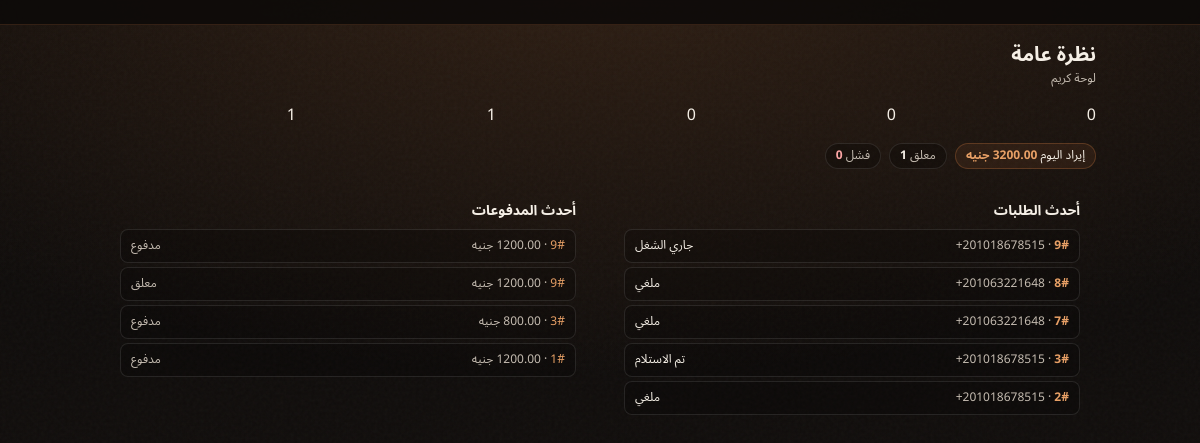
The page /k/ (signed in) on the database as committed earlier.
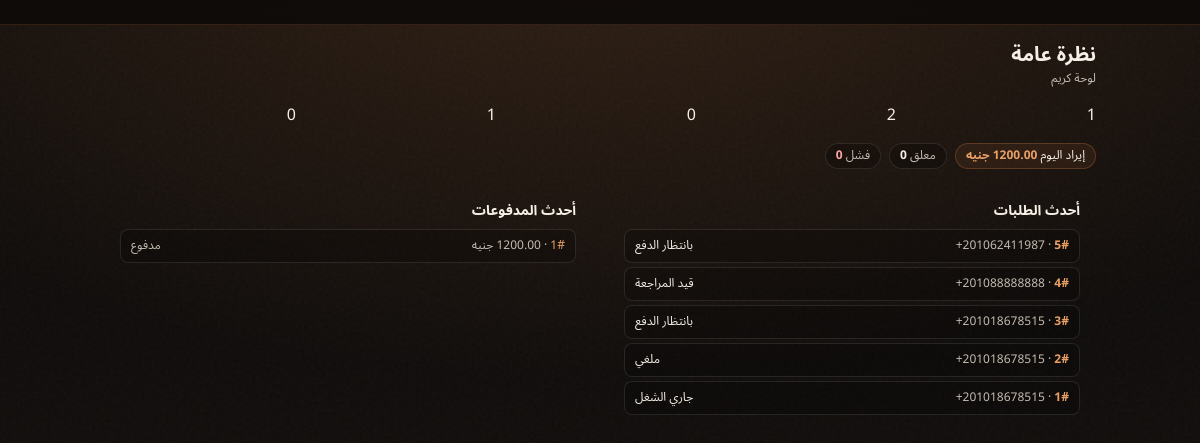
The same page on the database as committed later.
### jobs/models.py (models this page shows, shortened)
class Order(models.Model):
    class Status(models.TextChoices):
        PENDING_REVIEW = 'pending_review', _('Pending review')
        QUOTED = 'quoted', _('Quoted')
        PAID = 'paid', _('Paid')
        IN_PROGRESS = 'in_progress', _('In progress')
        READY_FOR_PICKUP = 'ready_for_pickup', _('Ready for pickup')
        COMPLETED = 'completed', _('Completed')
        CANCELLED = 'cancelled', _('Cancelled')
    status = models.CharField(
        max_length=20,
        choices=Status.choices,
        default=Status.PENDING_REVIEW,
        db_index=True,
    )
    customer = models.ForeignKey(
        Customer,
        on_delete=models.PROTECT,
        related_name='orders',
    )
    labels = models.ManyToManyField(Label, blank=True, related_name='orders')
    diagnostic = models.ForeignKey(
        Diagnostic,
        on_delete=models.SET_NULL,
        null=True,
        blank=True,
        related_name='orders',
        help_text='Source template used at quote time',
    )
    suggested_diagnostic = models.ForeignKey(
        Diagnostic,
        on_delete=models.SET_NULL,
        null=True,
        blank=True,
        related_name='suggested_orders',
        help_text='Tagger suggestion for Kareem to confirm or override at quote time',
    )
    quoted_title_ar = models.CharField(max_length=200, blank=True)
    quoted_title_en = models.CharField(max_length=200, blank=True)
    quoted_price = models.DecimalField(
        max_digits=10,
        decimal_places=2,
        null=True,
        blank=True,
        help_text='Snapshotted EGP price at quote time',
    )
    kareem_note = models.TextField(blank=True)
    created_at = models.DateTimeField(auto_now_add=True)
    updated_at = models.DateTimeField(auto_now=True)
    class Meta:
        ordering = ['-created_at']

### accounts/models.py (models this page shows, shortened)
class Customer(models.Model):
    phone = models.CharField(
        max_length=16,
        unique=True,
        validators=[E164_VALIDATOR],
        help_text='E.164 format, e.g. +201012345678',
    )
    created_at = models.DateTimeField(auto_now_add=True)
    class Meta:
        ordering = ['-created_at']

### payments/models.py (models this page shows, shortened)
class Payment(models.Model):
    class Status(models.TextChoices):
        PENDING = 'pending', _('Pending')
        PAID = 'paid', _('Paid')
        FAILED = 'failed', _('Failed')
    order = models.ForeignKey(
        Order,
        on_delete=models.PROTECT,
        related_name='payments',
    )
    amount_piasters = models.PositiveIntegerField(
        help_text='Amount in piasters (10000 = 100.00 EGP)',
    )
    status = models.CharField(
        max_length=10,
        choices=Status.choices,
        default=Status.PENDING,
        db_index=True,
    )
    paymob_intention_id = models.CharField(max_length=100, blank=True)
    paymob_transaction_id = models.CharField(
        max_length=100,
        unique=True,
        null=True,
        blank=True,
        help_text='Paymob obj.id — unique for idempotent webhook handling',
    )
    created_at = models.DateTimeField(auto_now_add=True)
    updated_at = models.DateTimeField(auto_now=True)
    class Meta:
        ordering = ['-created_at']

### jobs/kareem_views.py (the view)
# urls.py: path('', kareem_overview, name='kareem-overview'),
@staff_required
def kareem_overview(request):
    status_counts = order_status_counts()
    pay_summary = payment_summary()
    recent_orders = Order.objects.select_related('customer').order_by('-created_at')[:5]
    recent_payments = Payment.objects.select_related(
        'order', 'order__customer',
    ).order_by('-created_at')[:5]
    return render(
        request,
        'mechanic/overview.html',
        {
            'nav_active': 'overview',
            'status_counts': status_counts,
            'pay_summary': pay_summary,
            'recent_orders': recent_orders,
            'recent_payments': recent_payments,
        },
    )

### accounts/context_processors.py (called while the page is built)
def customer_session(request):
    return {'session_customer': get_customer(request)}

### accounts/customer_session.py (called while the page is built)
def get_customer(request) -> Customer | None:
    customer_id = request.session.get(SESSION_KEY)
    if not customer_id:
        return None
    return Customer.objects.filter(pk=customer_id).first()

### jobs/kareem_analytics.py (called while the page is built)
def order_status_counts():
    return {
        status: Order.objects.filter(status=status).count()
        for status, _ in Order.Status.choices
    }

### jobs/kareem_views.py (called while the page is built)
def staff_required(view_func):
    @wraps(view_func)
    @login_required(login_url='/k/login/')
    def wrapper(request, *args, **kwargs):
        if not request.user.is_staff:
            return redirect('kareem-login')
        return view_func(request, *args, **kwargs)
    return wrapper

### jobs/templatetags/warsha_ui.py (called while the page is built)
@register.filter
def piasters_egp(piasters) -> str:
    if piasters is None:
        return '0.00'
    return f'{int(piasters) / 100:.2f}'

### templates/mechanic/overview.html (shortened to what this page needs)
{% extends "mechanic/base.html" %}
{% load warsha_ui i18n %}
{% block mechanic_content %}
<section class="animate-fade-up space-y-4">
  <div>
    <h1 class="text-xl font-extrabold text-paper">{% trans "Overview" %}</h1>
    <p class="mt-0.5 text-xs text-paper-muted">{% trans "Kareem's board" %}</p>
  </div>
  <div class="grid grid-cols-2 gap-2 sm:grid-cols-3 lg:grid-cols-5">
    <c-stat-card label="{% trans 'Pending review' %}">{{ status_counts.pending_review }}</c-stat-card>
    <c-stat-card label="{% trans 'Quoted' %}">{{ status_counts.quoted }}</c-stat-card>
    <c-stat-card label="{% trans 'Paid' %}">{{ status_counts.paid }}</c-stat-card>
    <c-stat-card label="{% trans 'In progress' %}">{{ status_counts.in_progress }}</c-stat-card>
    <c-stat-card label="{% trans 'Ready for pickup' %}">{{ status_counts.ready_for_pickup }}</c-stat-card>
  </div>
  <div class="flex flex-wrap gap-2">
    <span class="rounded-full border border-copper/30 bg-copper/10 px-2.5 py-1 text-xs">
      {% trans "Today's revenue" %} <strong class="text-copper-bright"><bdi dir="ltr">{{ pay_summary.today_paid_piasters|piasters_egp }}</bdi> {% trans "EGP" %}</strong>
    </span>
    <span class="rounded-full border border-white/10 bg-black/25 px-2.5 py-1 text-xs text-paper-muted">
      {% trans "Pending" %} <strong class="text-paper">{{ pay_summary.pending_count }}</strong>
    </span>
    <span class="rounded-full border border-white/10 bg-black/25 px-2.5 py-1 text-xs text-paper-muted">
      {% trans "Failed" %} <strong class="text-red-300">{{ pay_summary.failed_today }}</strong>
    </span>
  </div>
  <div class="grid gap-4 lg:grid-cols-2">
    <c-page-card class="!p-4">
      <h2 class="mb-2 text-sm font-bold text-paper">{% trans "Latest requests" %}</h2>
      {% if recent_orders %}
        <ul class="space-y-1">
          {% for order in recent_orders %}
            <li class="flex items-center justify-between rounded-lg border border-white/10 bg-black/20 px-2.5 py-2 text-xs">
              <span>
                <a href="{% url 'kareem-request-detail' order_id=order.pk %}" class="font-bold text-copper-bright no-underline">
                  #<bdi dir="ltr">{{ order.pk }}</bdi>
                </a>
                <span class="text-paper-muted"> · <bdi dir="ltr">{{ order.customer.phone }}</bdi></span>
              </span>
              <span><c-status-badge status="{{ order.status }}">{{ order.get_status_display }}</c-status-badge></span>
            </li>
          {% endfor %}
        </ul>
      {% else %}
        <p class="text-xs text-paper-muted">{% trans "No requests." %}</p>
      {% endif %}
    </c-page-card>
    <c-page-card class="!p-4">
      <h2 class="mb-2 text-sm font-bold text-paper">{% trans "Latest payments" %}</h2>
      {% if recent_payments %}
        <ul class="space-y-1">
          {% for payment in recent_payments %}
            <li class="flex items-center justify-between rounded-lg border border-white/10 bg-black/20 px-2.5 py-2 text-xs">
              <span>
                <a href="{% url 'kareem-request-detail' order_id=payment.order_id %}" class="text-copper-bright no-underline">
                  #<bdi dir="ltr">{{ payment.order_id }}</bdi>
                </a>
                <span class="text-paper-muted"> · <bdi dir="ltr">{{ payment.amount_piasters|piasters_egp }}</bdi> {% trans "EGP" %}</span>
              </span>
              <span class="text-paper-muted">{{ payment.get_status_display }}</span>
            </li>
          {% endfor %}
        </ul>
      {% else %}
        <p class="text-xs text-paper-muted">{% trans "No payments." %}</p>
      {% endif %}
    </c-page-card>
  </div>
</section>
{% endblock %}

Rows that differ between the two databases and show on the page:
removed Order: pk "9", customer.phone "+201018678515", status "جاري الشغل"
removed Order: pk "8", customer.phone "+201063221648", status "ملغي"
removed Order: pk "7", customer.phone "+201063221648", status "ملغي"
removed Payment: order_id "9", amount_piasters|piasters_egp "1200.00", status "مدفوع"
removed Payment: order_id "9", amount_piasters|piasters_egp "1200.00", status "معلق"
removed Payment: order_id "3", amount_piasters|piasters_egp "800.00", status "مدفوع"
added Order: pk "5", customer.phone "+201062411987", status "بانتظار الدفع"
added Order: pk "4", customer.phone "+201088888888", status "قيد المراجعة"
changed Order id 3: status "تم الاستلام" → "بانتظار الدفع"
now on this page (row edited): Order: pk "1", customer.phone "+201018678515", status "جاري الشغل"
Other text that changed with them:
{{ status_counts.pending_review }}: "0" → "1"
{{ status_counts.quoted }}: "0" → "2"
{{ status_counts.ready_for_pickup }}: "1" → "0"
{{ pay_summary.today_paid_piasters|piasters_egp }}: "3200.00" → "1200.00"
{{ pay_summary.pending_count }}: "1" → "0"
